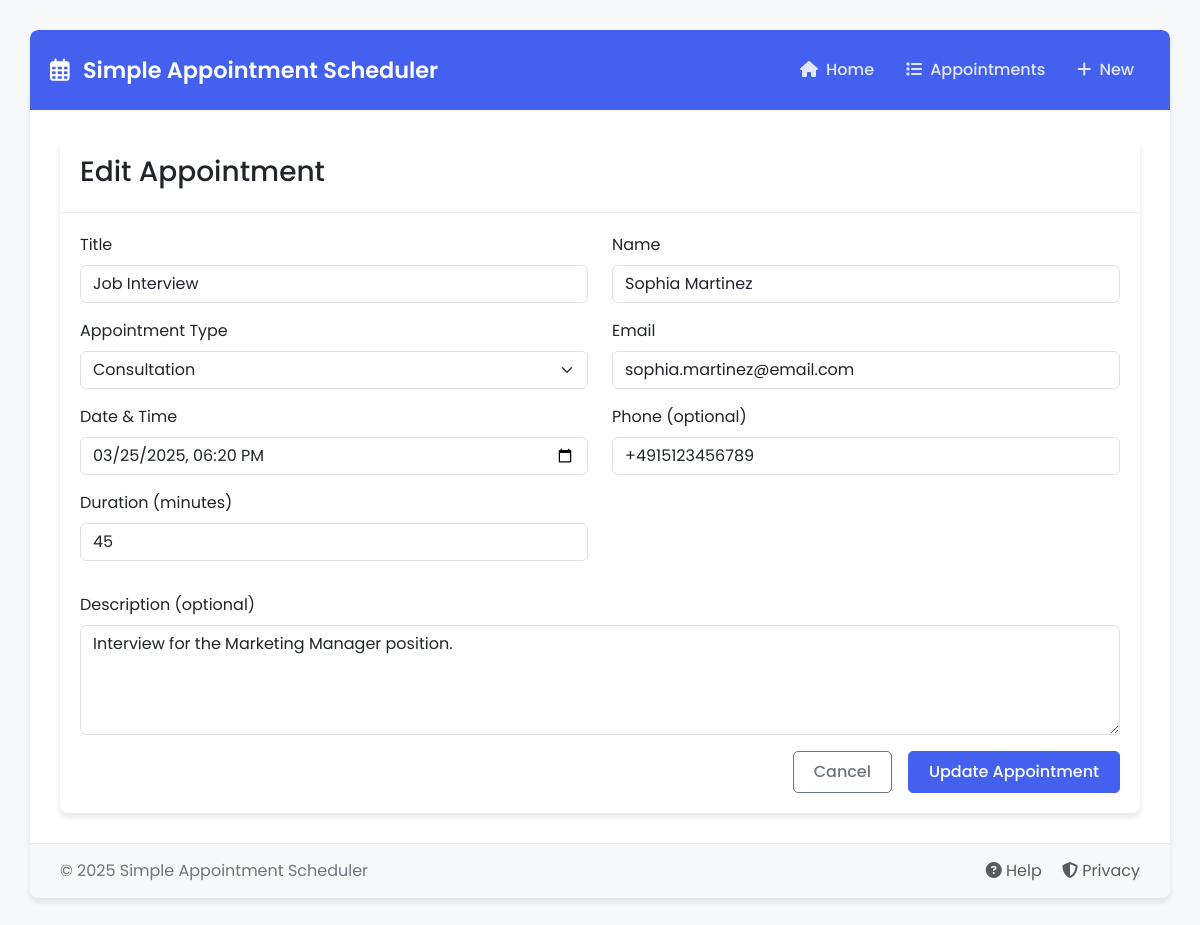
Page /appointments/3/edit/ on the committed database.
### appointments/models.py (models this page shows, shortened)
class Appointment(models.Model):
    APPOINTMENT_TYPES = [
        ('CONS', 'Consultation'),
        ('CHKP', 'Checkup'),
        ('FOLW', 'Follow-up'),
        ('EMRG', 'Emergency'),
    ]
    title = models.CharField(max_length=100)
    description = models.TextField(blank=True)
    appointment_type = models.CharField(
        max_length=4,
        choices=APPOINTMENT_TYPES,
        default='CONS'
    )
    date_time = models.DateTimeField(validators=[validate_future_date])
    duration = models.PositiveIntegerField(help_text="Duration in minutes")
    name = models.CharField(max_length=100)
    email = models.EmailField()
    phone = models.CharField(max_length=15, blank=True)
    created_at = models.DateTimeField(auto_now_add=True)
    updated_at = models.DateTimeField(auto_now=True)
    class Meta:
        ordering = ['date_time']

### appointments/views.py (the view, shortened to what this page needs)
# urls.py: path('appointments/<int:pk>/edit/', views.AppointmentUpdateView.as_view(), name='appointment-update'),
class AppointmentUpdateView(UpdateView):
    model = Appointment
    form_class = AppointmentForm
    template_name = 'appointments/appointment_form.html'

### appointments/forms.py (shortened to what this page needs)
class AppointmentForm(forms.ModelForm):
    class Meta:
        model = Appointment
        fields = ['title', 'description', 'appointment_type', 'date_time',
                  'duration', 'name', 'email', 'phone']
        widgets = {
            'date_time': forms.DateTimeInput(attrs={'type': 'datetime-local'}),
            'description': forms.Textarea(attrs={'rows': 4}),
        }

### appointments/templates/appointments/appointment_form.html (shortened to what this page needs)
{% extends 'appointments/base.html' %}
{% block content %}
<div class="card">
    <div class="card-header">
        <h1 class="card-title h3">
            {% if form.instance.pk %}Edit{% else %}New{% endif %} Appointment
        </h1>
    </div>
    <div class="card-body">
        <form method="POST" novalidate>
            <div class="row mb-3">
                <div class="col-md-6">
                    <div class="mb-3">
                        <label for="{{ form.title.id_for_label }}" class="form-label">Title</label>
                        <input type="text" name="{{ form.title.name }}"
                              id="{{ form.title.id_for_label }}"
                              class="form-control {% if form.title.errors %}is-invalid{% endif %}"
                              value="{{ form.title.value|default:'' }}" required>
                    </div>
                    <div class="mb-3">
                        <label for="{{ form.appointment_type.id_for_label }}" class="form-label">Appointment Type</label>
                        <select name="{{ form.appointment_type.name }}"
                               id="{{ form.appointment_type.id_for_label }}"
                               class="form-select {% if form.appointment_type.errors %}is-invalid{% endif %}">
                            {% for value, text in form.fields.appointment_type.choices %}
                                <option value="{{ value }}" {% if form.appointment_type.value == value %}selected{% endif %}>
                                    {{ text }}
                                </option>
                            {% endfor %}
                        </select>
                    </div>
                    <div class="mb-3">
                        <label for="{{ form.date_time.id_for_label }}" class="form-label">Date & Time</label>
                        <input type="datetime-local" name="{{ form.date_time.name }}"
                              id="{{ form.date_time.id_for_label }}"
                              class="form-control {% if form.date_time.errors %}is-invalid{% endif %}"
                              value="{{ form.date_time.value|date:'Y-m-d\TH:i' }}" required>
                    </div>
                    <div class="mb-3">
                        <label for="{{ form.duration.id_for_label }}" class="form-label">Duration (minutes)</label>
                        <input type="number" name="{{ form.duration.name }}"
                              id="{{ form.duration.id_for_label }}"
                              class="form-control {% if form.duration.errors %}is-invalid{% endif %}"
                              value="{{ form.duration.value|default:'30' }}" min="15" max="120" required>
                    </div>
                </div>
                <div class="col-md-6">
                    <div class="mb-3">
                        <label for="{{ form.name.id_for_label }}" class="form-label">Name</label>
                        <input type="text" name="{{ form.name.name }}"
                              id="{{ form.name.id_for_label }}"
                              class="form-control {% if form.name.errors %}is-invalid{% endif %}"
                              value="{{ form.name.value|default:'' }}" required>
                    </div>
                    <div class="mb-3">
                        <label for="{{ form.email.id_for_label }}" class="form-label">Email</label>
                        <input type="email" name="{{ form.email.name }}"
                              id="{{ form.email.id_for_label }}"
                              class="form-control {% if form.email.errors %}is-invalid{% endif %}"
                              value="{{ form.email.value|default:'' }}" required>
                    </div>
                    <div class="mb-3">
                        <label for="{{ form.phone.id_for_label }}" class="form-label">Phone (optional)</label>
                        <input type="tel" name="{{ form.phone.name }}"
                              id="{{ form.phone.id_for_label }}"
                              class="form-control {% if form.phone.errors %}is-invalid{% endif %}"
                              value="{{ form.phone.value|default:'' }}">
                    </div>
                </div>
            </div>
            <div class="mb-3">
                <label for="{{ form.description.id_for_label }}" class="form-label">Description (optional)</label>
                <textarea name="{{ form.description.name }}"
                        id="{{ form.description.id_for_label }}"
                        class="form-control {% if form.description.errors %}is-invalid{% endif %}"
                        rows="4">{{ form.description.value|default:'' }}</textarea>
            </div>
            <div class="d-grid gap-2 d-md-flex justify-content-md-end">
                <a href="{% url 'appointment-list' %}" class="btn btn-outline-secondary me-md-2">Cancel</a>
                <button type="submit" class="btn btn-primary">
                    {% if form.instance.pk %}Update{% else %}Create{% endif %} Appointment
                </button>
            </div>
        </form>
    </div>
</div>
{% endblock %}

### appointments/templates/appointments/base.html (style rules this page uses)
:root { --primary-color: #4361ee; --secondary-color: #3f37c9; --accent-color: #4cc9f0; --light-color: #f8f9fa; --dark-color: #212529; --success-color: #4CAF50; --warning-color: #ff9800; --danger-color: #f44336; --info-color: #03a9f4; --border-radius: 8px; --box-shadow: 0 4px 6px rgba(0, 0, 0, 0.1); }
body { font-family: 'Poppins', sans-serif; background-color: #f8f9fa; color: #333; padding-top: 30px; padding-bottom: 30px; }
.btn-primary { background-color: var(--primary-color); border-color: var(--primary-color); }
.btn { border-radius: 5px; padding: 8px 20px; font-weight: 500; }
.card { border-radius: var(--border-radius); box-shadow: var(--box-shadow); border: none; overflow: hidden; }
.card-header { background-color: white; border-bottom: 1px solid #e9ecef; padding: 15px 20px; }
.card-body { padding: 20px; }

### rows in the picture
Appointment: title "Job Interview", appointment_type "Consultation", name "Sophia Martinez", email "sophia.martinez@email.com", phone "+4915123456789", description "Interview for the Marketing Manager position."
